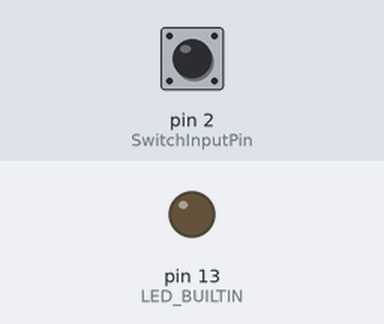
Bench run of a sketch on a simulated Arduino Uno, built with avr-gcc and run on an emulated ATmega328P. On the bench: output pins drawn as LEDs (lit = HIGH). Inputs (shaded band) come from the test bench; at power-on: pin 2 (SwitchInputPin) LOW.

Above: at 2.8 s.
2.9 s: pin 2 (SwitchInputPin) pulled HIGH for 1.2 s
At 4.3 s:
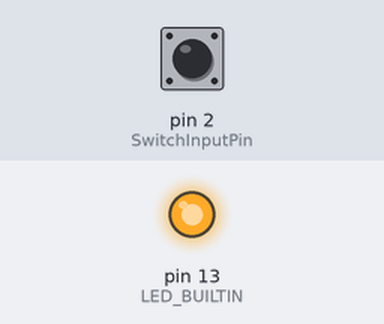
6.5 s: pin 2 (SwitchInputPin) pulled HIGH for 3.2 s
At 10.8 s:
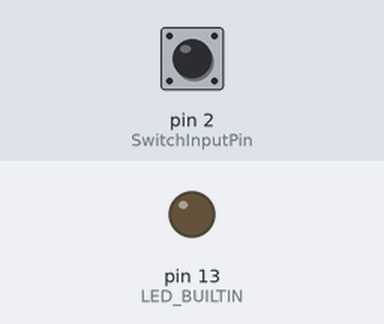
Timing chart, 0 to 12.3 s (numbered marks = the images above; inputs shaded):
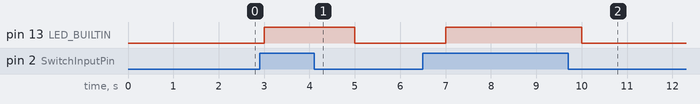

The sketch:

LED_Blinker.ino
```cpp
const int SwitchInputPin = 2;

void setup() {
  // initialize digital pin for the LED_BUILTIN as an output.
  pinMode(LED_BUILTIN, OUTPUT);
  // and similarly the switch as an input
  pinMode(SwitchInputPin, INPUT);
}
//A variable to hold the value of the button - High (TRUE) or Low (FALSE)
boolean buttonValue;

void loop() {
  // First read the state of the button
  buttonValue = digitalRead (SwitchInputPin);
  // Now decide what to do
  if (buttonValue)
  {
    // Turn on the LED if the button is pushed down
    digitalWrite(LED_BUILTIN,HIGH);
    delay(1000);
  }
  else
  {
    // Turn off the LED if the button is not pushed down
    digitalWrite(LED_BUILTIN,LOW);
    delay(1000);
  }
}
```

Measured:
- after the input at 2.9 s, pin 13 (LED_BUILTIN): LOW → HIGH after 0.10 s, → LOW 2.0 s later
- after the input at 6.5 s, pin 13 (LED_BUILTIN): LOW → HIGH after 0.50 s, → LOW 3.0 s later
